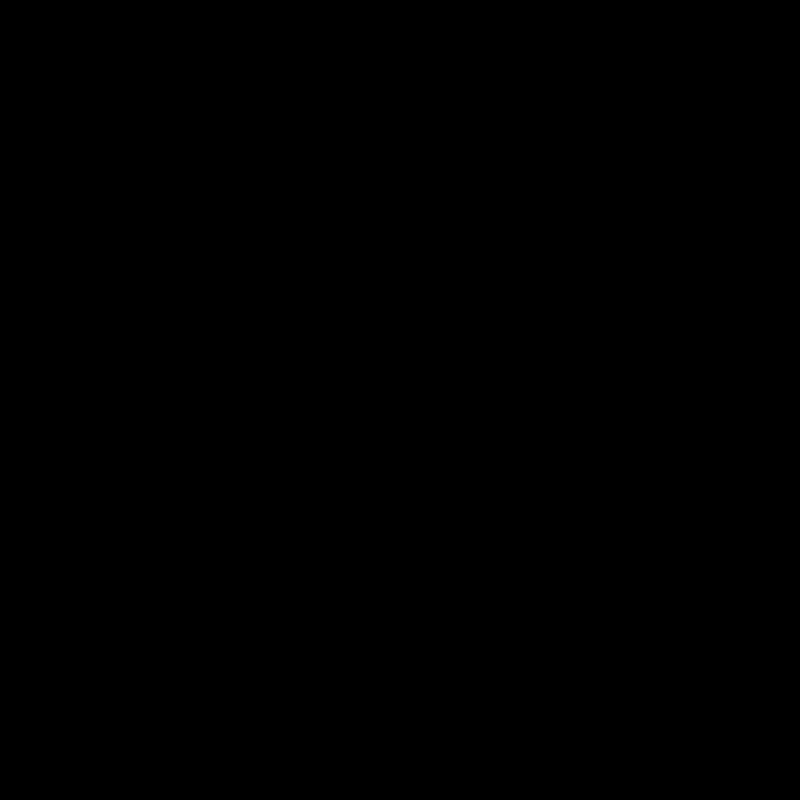
Frame 1 (no input)
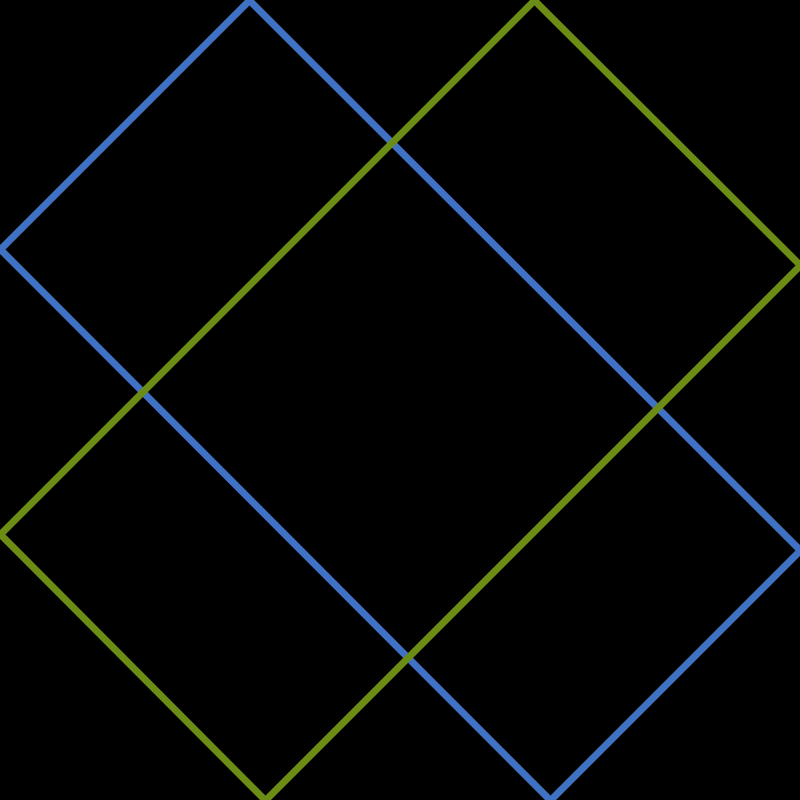
Frame 60 (the mouse pressed at the canvas centre just before this capture)
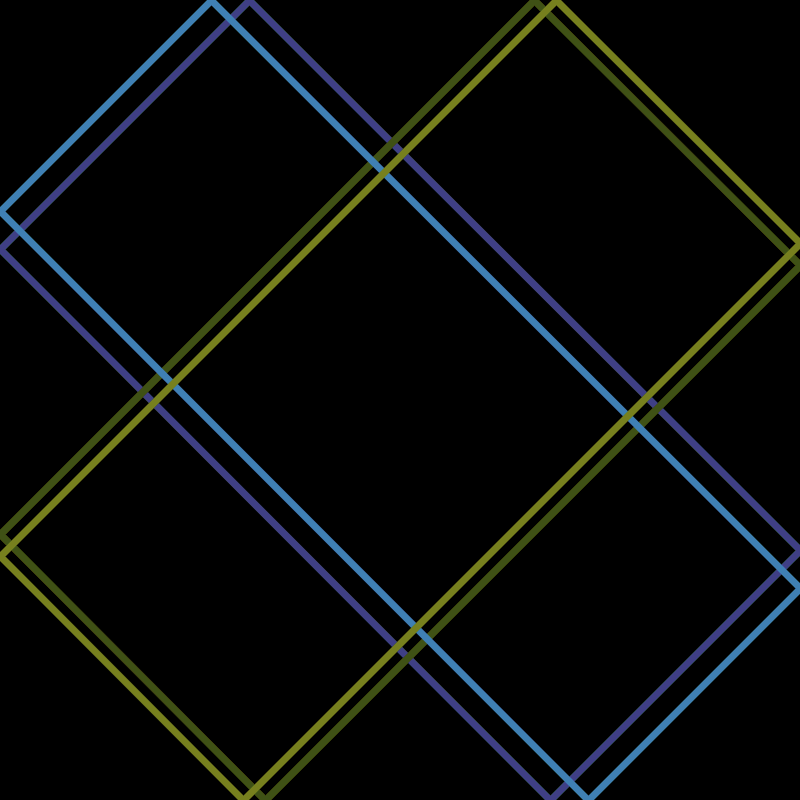
Frame 120 (the mouse held since frame 60 and released just before this capture)

The Processing sketch that drew these frames (run headless with seeded random() and noise(); from frame 60 on, the mouse is pressed at the canvas centre):

// Processing sketch: slantedRectsMult
// ── slantedRectsMult.pde
float sizeCoeff1, sizeCoeff2, sizeCoeff3, sizeCoeff4, sizeCoeffCurrent1, sizeCoeffCurrent2, lerpAmount, noiseX, noiseY;
color rectColor1, rectColor2, rectColorCurrent1, rectColor3, rectColor4, rectColorCurrent2;

int strokeWeight = 7;
int timerRecalcNow, timerRecalcPrev, timerDrawNow, timerDrawPrev;
int recalcInterval = 5000;
int drawInterval = 1000;

void setup(){
  size(800, 800);
  
  //frameRate(5);
  noiseX = 0;
  noiseY = 0;
  noiseDetail(3,0.1);
  
  colorMode(HSB, 360, 100, 100, 100);
  rectColor2 = generateRandomColor();
  rectColor4 = generateRandomColor();
  //sizeCoeff2 = random(50, width/3);
  sizeCoeff2 = map(noise(noiseX, 0), 0, 1, 0, width);
  sizeCoeff4 = map(noise(0, noiseY), 0, 1, 0, height);
  recalcTargets();
  
  background(0);
}

void draw(){
  fill(0, 0, 0, 1);
  noStroke();
  rect(0, 0, width, height);
  
  lerpAmount = map(timerRecalcNow, 0, recalcInterval, 0, 1);
  rectColorCurrent1 = lerpColor(rectColor1, rectColor2, lerpAmount);
  sizeCoeffCurrent1 = lerp(sizeCoeff1, sizeCoeff2, lerpAmount);
  
  lerpAmount = map(timerRecalcNow, 0, recalcInterval, 0, 1);
  rectColorCurrent2 = lerpColor(rectColor3, rectColor4, lerpAmount);
  sizeCoeffCurrent2 = lerp(sizeCoeff3, sizeCoeff4, lerpAmount);
  
  
  if( triggerDraw() ){
    timerDrawNow = timerDrawPrev = 0;
    drawRect1(sizeCoeffCurrent1, rectColorCurrent1, strokeWeight );
    drawRect2(sizeCoeffCurrent2, rectColorCurrent2, strokeWeight );
  }
  
  if( triggerRecalc()){
    recalcTargets();
  }
}

void drawRect1(float sizeCoeff, color rectColor, int weight){
  noFill();
  stroke(rectColor);
  strokeWeight(weight);
  line(sizeCoeff, 0, width, height-sizeCoeff);
  line(width, height-sizeCoeff, width-sizeCoeff, height);
  line(width-sizeCoeff, height, 0, sizeCoeff);
  line(0, sizeCoeff, sizeCoeff, 0); 
}

void drawRect2(float sizeCoeff, color rectColor, int weight){
  noFill();
  stroke(rectColor);
  strokeWeight(weight);
  line(width-sizeCoeff, 0, width, sizeCoeff);
  line(width, sizeCoeff, sizeCoeff, height);
  line(sizeCoeff, height, 0, height-sizeCoeff);
  line(0, height-sizeCoeff, width-sizeCoeff, 0); 
}

void recalcTargets(){
  timerRecalcNow = 0;
  timerRecalcPrev = 0;
  noiseX += 0.5;
  noiseY += 0.5;
  rectColor1 = rectColor2;
  sizeCoeff1 = sizeCoeff2;
  rectColor3 = rectColor4;
  sizeCoeff3 = sizeCoeff4;
  
  rectColor2 = generateRandomColor();
  rectColor4 = generateRandomColor();
  //sizeCoeff2 = random(50, width/3);
  sizeCoeff2 = map(noise(noiseX, 0), 0, 1, 0, width/2);
  sizeCoeff4 = map(noise(0, noiseY), 0, 1, 0, width/2);
  
}

boolean triggerRecalc(){
  timerRecalcNow = millis()%recalcInterval;
  if(timerRecalcNow < timerRecalcPrev){
    return true;
  }
  else {
    timerRecalcPrev = timerRecalcNow;
    return false;
  }
}

boolean triggerDraw(){
  timerDrawNow = millis()%drawInterval;
  if(timerDrawNow < timerDrawPrev){
    return true;
  }
  else {
    timerDrawPrev = timerDrawNow;
    return false;
  }
}

color generateRandomColor(){
  return color(random(360), random(50, 100), random(50, 100));
}
